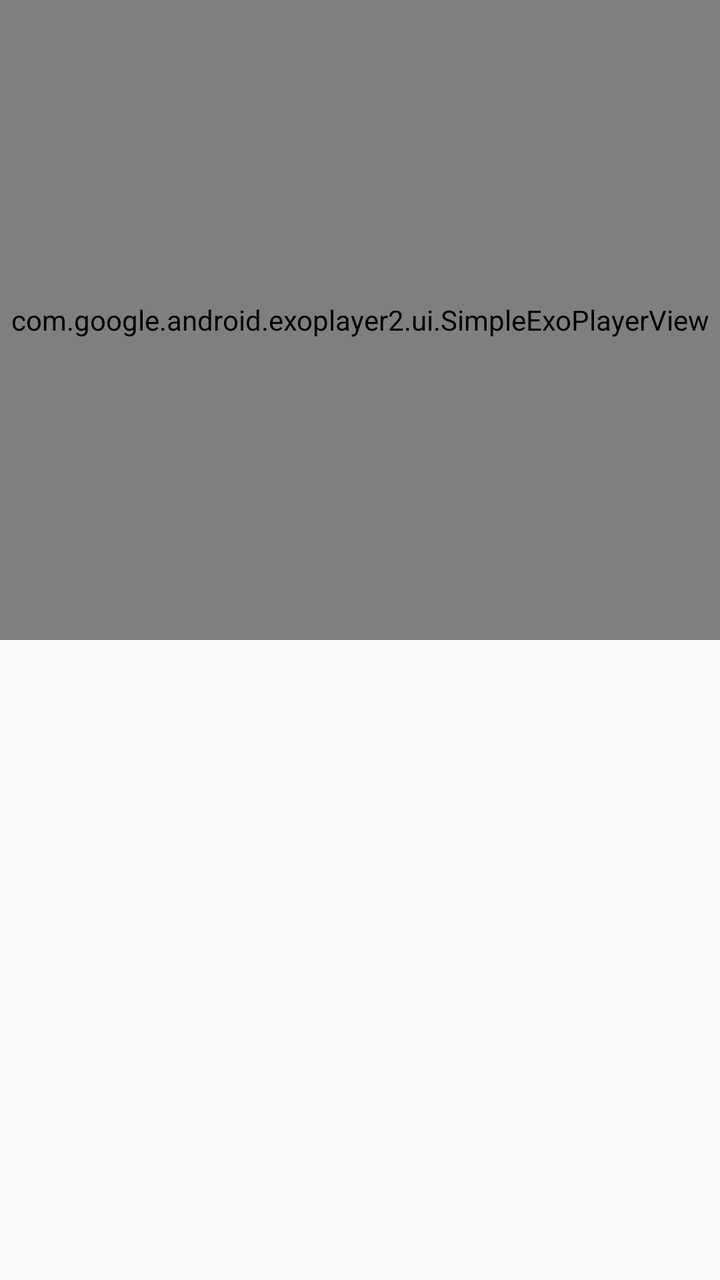
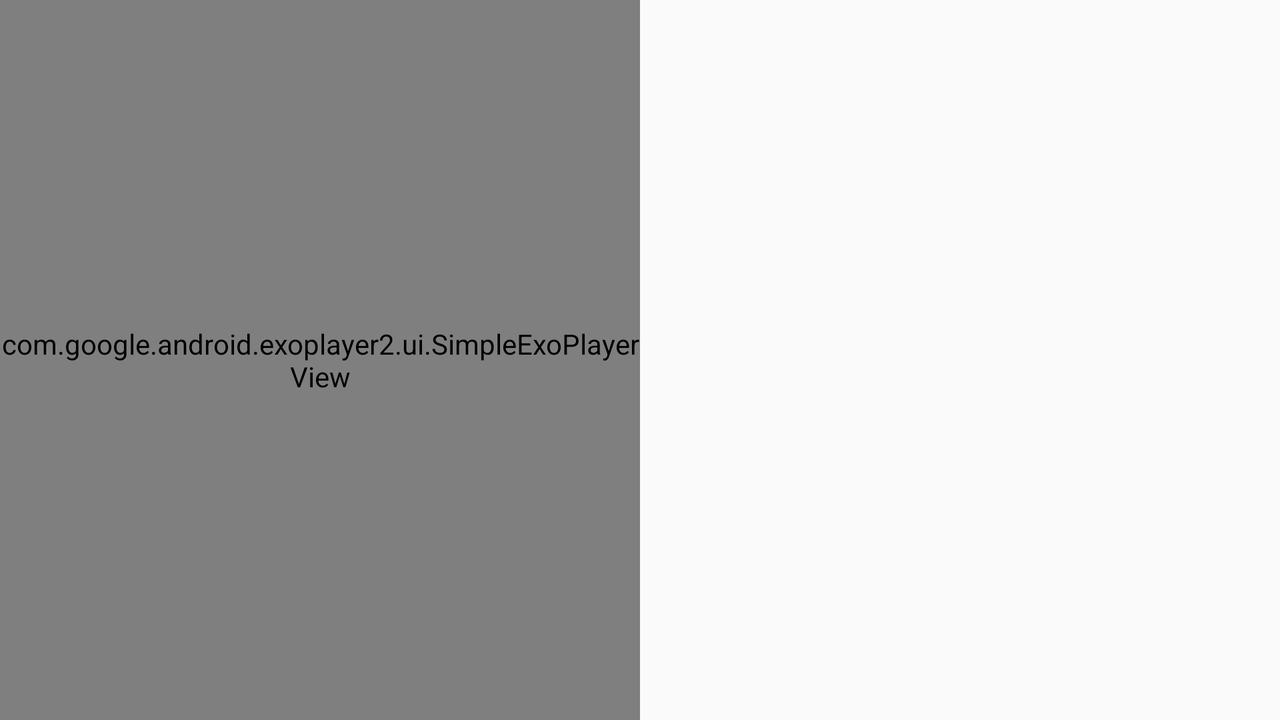

First picture: res/layout/ on a phone held upright. Second picture: the repository's own variant of that layout, on a device whose configuration matches the variant's folder. Source for both follows.
<!-- AndroidManifest.xml: application theme AppTheme -->
<!-- res/layout/step_detail_fragment.xml -->
<LinearLayout  xmlns:android="http://schemas.android.com/apk/res/android"
    xmlns:tools="http://schemas.android.com/tools"
    android:layout_width="match_parent"
    android:layout_height="match_parent"
    android:orientation="vertical">

    <com.google.android.exoplayer2.ui.SimpleExoPlayerView
        android:id="@+id/exoplayer_view"
        android:layout_width="match_parent"
        android:layout_height="0dp"
        android:layout_weight="1"
        />
    <TextView
        android:id="@+id/recipe_detail"
        style="?android:attr/textAppearanceLarge"
        android:layout_width="match_parent"
        android:layout_height="0dp"
        android:layout_weight="1"
        android:padding="16dp"
        android:textIsSelectable="true"
        tools:context="com.example.bethechange.nanobakingapp.StepDetailFragment" />
</LinearLayout>
<!-- resources referenced by this layout -->
<resources>
  <style name="AppTheme" parent="Theme.AppCompat.Light.DarkActionBar">
          
          <item name="colorPrimary">@color/colorPrimary</item>
          <item name="colorPrimaryDark">@color/colorPrimaryDark</item>
          <item name="colorAccent">@color/colorAccent</item>
      </style>
  <color name="colorPrimary">#e5812b</color>
  <color name="colorPrimaryDark">#8e511c</color>
  <color name="colorAccent">#f3d00f</color>
</resources>
<!-- res/layout-land/step_detail_fragment.xml (the repository's variant of the layout above) -->
<!-- drawn on the phone turned sideways -->
<LinearLayout  xmlns:android="http://schemas.android.com/apk/res/android"
    xmlns:tools="http://schemas.android.com/tools"
    android:layout_width="match_parent"
    android:layout_height="match_parent"
    android:orientation="horizontal"

    >

    <com.google.android.exoplayer2.ui.SimpleExoPlayerView
        android:id="@+id/exoplayer_view"
        android:layout_width="0dp"
        android:layout_height="match_parent"
        android:layout_weight="1"
        />
    <TextView
        android:id="@+id/recipe_detail"
        style="?android:attr/textAppearanceLarge"
        android:layout_width="0dp"
        android:layout_height="match_parent"
        android:layout_weight="1"
        android:padding="16dp"
        android:textIsSelectable="true"
        tools:context="com.example.bethechange.nanobakingapp.StepDetailFragment" />
</LinearLayout>
